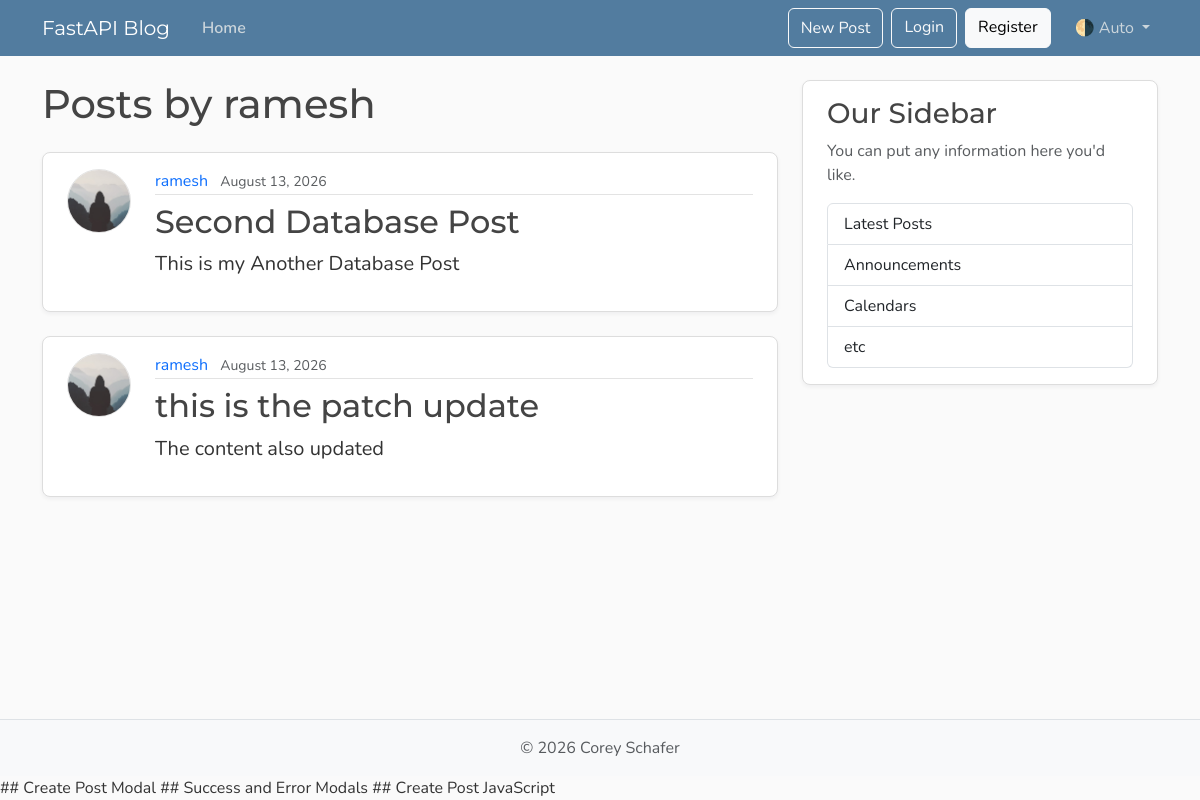
Before: /users/1/posts with the older database file.
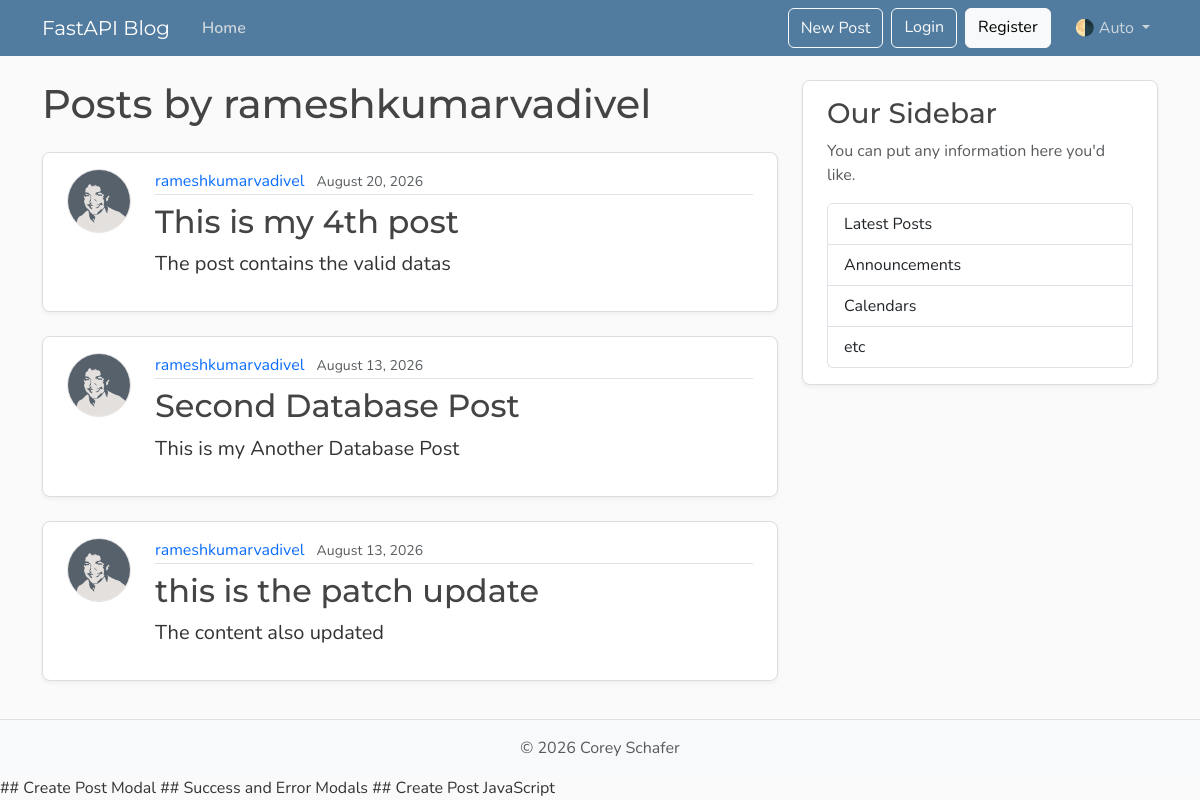
After: the same page with the newer database file.
### models.py (models this page shows, shortened)
class User(Base):
    __tablename__ = "users"
    id: Mapped[int] = mapped_column(Integer, primary_key=True, index=True)
    username: Mapped[str] = mapped_column(String(50), unique=True, nullable=False)
    email: Mapped[str] = mapped_column(String(120), unique=True, nullable=False)
    image_file:  Mapped[Optional[str]] = mapped_column(
        String(200),
        nullable=True,
        default=None,
    )
    posts: Mapped[List[Post]] = relationship(back_populates="author", cascade="all, delete-orphan", )

class Post(Base):
    __tablename__ = "posts"
    id: Mapped[int] = mapped_column(Integer, primary_key=True, index=True)
    title: Mapped[str] = mapped_column(String(100), nullable=False)
    content: Mapped[str] = mapped_column(Text, nullable=False)
    user_id: Mapped[int] = mapped_column(
        ForeignKey("users.id"),
        nullable=False,
        index=True,
    )
    date_posted: Mapped[datetime] = mapped_column(
        DateTime(timezone=True),
        default=lambda: datetime.now(timezone.utc),
    )
    author: Mapped[User] = relationship(back_populates="posts")

### main.py (the view)
@app.get("/users/{user_id}/posts", include_in_schema=False, name="user_posts")
async def user_posts_page(
    request: Request,
    user_id: int,
    db: Annotated[AsyncSession, Depends(get_db)],
):
    result = await db.execute(select(models.User).where(models.User.id == user_id))
    user = result.scalars().first()
    if not user:
        raise HTTPException(
            status_code=status.HTTP_404_NOT_FOUND,
            detail="User not found",
        )
    result = await db.execute(
        select(models.Post)
        .options(selectinload(models.Post.author))
        .where(models.Post.user_id == user_id)
        .order_by(models.Post.date_posted.desc()),
    )
    posts = result.scalars().all()
    return templates.TemplateResponse(
        request,
        "user_posts.html",
        {"posts": posts, "user": user, "title": f"{user.username}'s Posts"},
    )

### templates/user_posts.html
{% extends "layout.html" %}
{% block content %}
  <h1 class="mb-4">Posts by {{ user.username }}</h1>
  {% for post in posts %}
    <article class="content-section py-3 px-4 mb-4">
      <div class="d-flex align-items-start gap-4">
        <img class="rounded-circle article-img flex-shrink-0"
             src="{{ post.author.image_path }}"
             alt="{{ post.author.username }}'s profile picture"
             width="64"
             height="64"
             loading="lazy">
        <div class="flex-grow-1">
          <div class="article-metadata mb-2">
            <a class="me-2"
               href="{{ url_for('user_posts', user_id=post.author.id) }}">{{ post.author.username }}</a>
            <small class="text-body-secondary">{{ post.date_posted.strftime("%B %d, %Y") }}</small>
          </div>
          <h2>
            <a class="article-title"
               href="{{ url_for('post_page', post_id=post.id) }}">{{ post.title }}</a>
          </h2>
          <p class="article-content">{{ post.content }}</p>
        </div>
      </div>
    </article>
  {% else %}
    <p class="text-body-secondary">No posts by this user yet.</p>
  {% endfor %}
{% endblock content %}

### templates/layout.html (shortened to what this page needs)
<!DOCTYPE html>
<html lang="en">
  <head>
    <link href="https://cdn.jsdelivr.net/npm/bootstrap@5.3.8/dist/css/bootstrap.min.css"
          rel="stylesheet"
>
     <link rel="stylesheet" type="text/css" href="{{ url_for('static', path='/css/main.css') }}">
  </head>
  <body class="d-flex flex-column min-vh-100">
    <header class="site-header">
      <nav class="navbar navbar-expand-md bg-steel fixed-top"
           data-bs-theme="dark">
        <div class="container">
          <a class="navbar-brand me-4" href="{{ url_for('home')  }}">FastAPI Blog</a>
          <div class="collapse navbar-collapse" id="navbarToggle">
            <div class="navbar-nav me-auto">
              <a class="nav-link active" aria-current="page" href="{{ url_for('home') }}">Home</a>
            </div>
            <div class="navbar-nav">
              <button class="btn btn-outline-light mb-2 mb-md-0 me-md-2"
                      type="button"
                      data-bs-toggle="modal"
                      data-bs-target="#createPostModal">New Post</button>
              <a class="btn btn-outline-light mb-2 mb-md-0 me-md-2" href="#">Login</a>
              <a class="btn btn-light mb-2 mb-md-0 me-md-3" href="#">Register</a>
              <div class="nav-item dropdown">
                <a class="nav-link dropdown-toggle"
                   href="#"
                   role="button"
                   id="bd-theme"
                   data-bs-toggle="dropdown"
                   aria-expanded="false">
                  <span id="bd-theme-text">🌗 Auto</span>
                </a>
              </div>
            </div>
          </div>
        </div>
      </nav>
    </header>
    <main role="main" class="container">
      <div class="row">
        <div class="col-md-8">
          {% block content %}
          {% endblock content %}
        </div>
        <aside class="col-md-4">
          <div class="content-section py-3 px-4 mb-4">
            <h3>Our Sidebar</h3>
            <p class="text-body-secondary">You can put any information here you'd like.</p>
            <ul class="list-group">
              <li class="list-group-item">Latest Posts</li>
              <li class="list-group-item">Announcements</li>
              <li class="list-group-item">Calendars</li>
              <li class="list-group-item">etc</li>
            </ul>
          </div>
        </aside>
      </div>
    </main>
    <footer class="mt-auto py-3 bg-body-tertiary border-top">
      <div class="container text-center">
        <p class="text-body-secondary mb-0">
          © <span id="year"></span> Corey Schafer
        </p>
      </div>
    </footer>
    ## Create Post Modal
## Success and Error Modals
     ## Create Post JavaScript
  </body>
</html>

### static/css/main.css (style rules this page uses)
:root { --font-heading: "Montserrat", system-ui, -apple-system, BlinkMacSystemFont, sans-serif; --font-body: "Nunito", system-ui, -apple-system, BlinkMacSystemFont, sans-serif; --color-bg-body: #fafafa; --color-bg-content: #ffffff; --color-text-primary: #333333; --color-text-heading: #444444; --color-steel: #527c9f; --color-nav-link: #cbd5db; --color-nav-link-hover: #ffffff; --color-link-hover: #428bca; --color-border: #dddddd; --color-border-light: #e3e3e3; --spacing-xl: 5rem; --article-img-size: 4rem; --account-img-size: 7.813rem; }
body { font-family: var(--font-body); background: var(--color-bg-body); color: var(--color-text-primary); }
main { padding-top: var(--spacing-xl); }
h1, h2, h3, h4, h5, h6 { font-family: var(--font-heading); color: var(--color-text-heading); }
.navbar-brand { font-family: var(--font-heading); }
a { text-decoration: none; }
.bg-steel { background-color: var(--color-steel); }
.site-header .navbar-nav .nav-link { color: var(--color-nav-link); transition: color 0.2s ease-in-out; }
.site-header .navbar-nav .nav-link.active { font-weight: 600; }
.content-section { background: var(--color-bg-content); border: 1px solid var(--color-border); border-radius: 0.5rem; box-shadow: 0 2px 4px rgba(15, 23, 42, 0.05); transition: box-shadow 0.15s ease, transform 0.15s ease, border-color 0.15s ease; }
.article-title { color: var(--color-text-heading); transition: color 0.2s ease-in-out; }
.article-content { white-space: pre-line; font-size: 1.25rem; }
.article-img { height: var(--article-img-size); width: var(--article-img-size); flex-shrink: 0; object-fit: cover; border: 1px solid var(--color-border-light); box-shadow: 0 0 0 2px var(--color-bg-content); }
.article-metadata { padding-bottom: 0.063rem; border-bottom: 1px solid var(--color-border-light); }
.article-metadata a { transition: color 0.2s ease-in-out; }
[data-bs-theme="dark"] { --color-bg-body: #1a1a1a; --color-bg-content: #2d2d2d; --color-text-primary: #e0e0e0; --color-text-heading: #f0f0f0; --color-border: #404040; --color-border-light: #4a4a4a; }

Changed rows visible on the page:
changed User: username "ramesh" → "rameshkumarvadivel"
added Post: author.image_path (picture), author.username "rameshkumarvadivel", date_posted "August 20, 2026", title "This is my 4th post", content "The post contains the valid datas"
changed through a linked row, Post "Second Database Post": author.image_path: picture added in place of a placeholder; author.username "ramesh" → "rameshkumarvadivel"
changed through a linked row, Post "this is the patch update": author.image_path: picture added in place of a placeholder; author.username "ramesh" → "rameshkumarvadivel"
